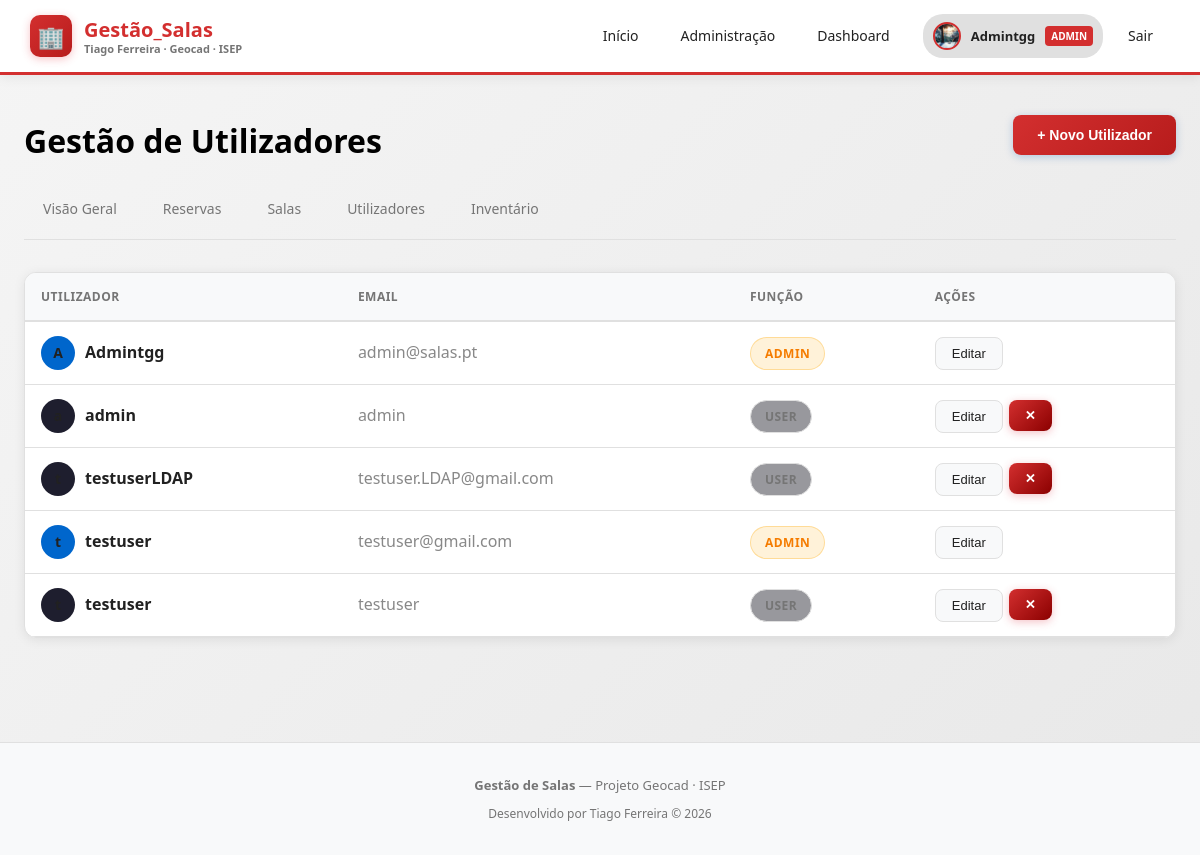
/admin/users (signed in), run on an earlier commit of the app's database.
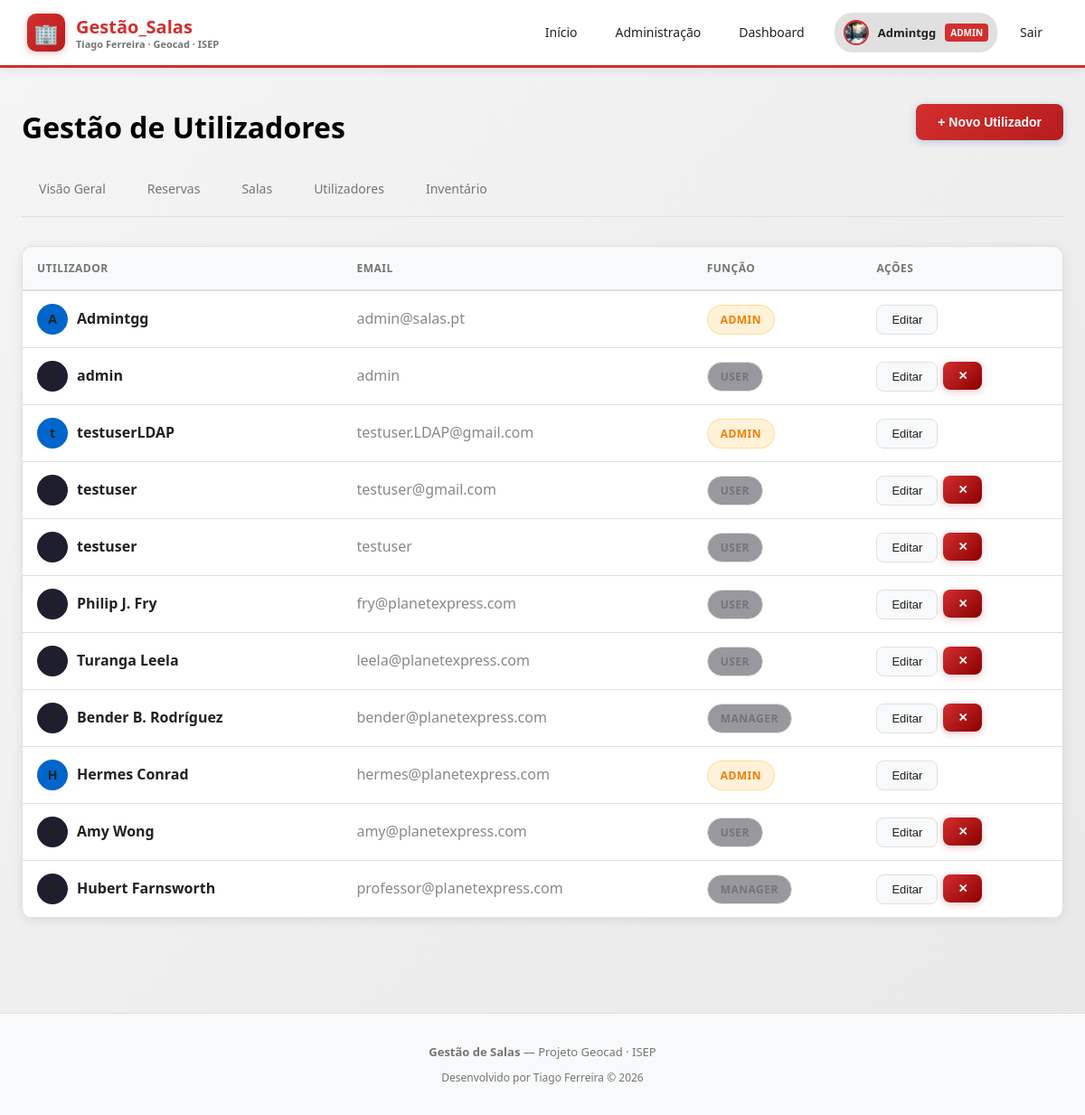
And on a later commit of the database.
### app/models.py (models this page shows)
class User(Base):
    __tablename__ = "users"
    id       = Column(Integer, primary_key=True, index=True)
    name     = Column(String, nullable=False)
    email    = Column(String, unique=True, nullable=False)
    password = Column(String, nullable=False)
    role     = Column(String, default="user")
    avatar   = Column(String, default="")  # Caminho para a foto de perfil
    reservations = relationship("Reservation", back_populates="user")

### app/routers/admin.py (the view)
@router.get("/users")
async def users(request: Request, db=Depends(get_db)):
    user = require_admin(request, db)
    users = db.query(models.User).all()
    return request.app.state.templates.TemplateResponse(
        "admin_users.html",
        {"request": request, "user": user, "users": users, "error": None},
    )

### app/templates/admin_users.html (shortened to what this page needs)
{% extends "base.html" %}
{% block content %}
<div class="container">
  <div style="display: flex; justify-content: space-between; align-items: flex-start; flex-wrap: wrap; gap: 16px; margin-bottom: 12px;">
    <h1 class="page-title">Gestão de Utilizadores</h1>
    <button class="btn btn-primary" onclick="openModal('modal-create-user')">+ Novo Utilizador</button>
  </div>
  <div class="admin-tabs">
    <a class="admin-tab" href="/admin">Visão Geral</a>
    <a class="admin-tab" href="/admin/reservations">Reservas</a>
    <a class="admin-tab" href="/admin/rooms">Salas</a>
    <a class="admin-tab" href="/admin/users">Utilizadores</a>
    <a class="admin-tab" href="/admin/inventory">Inventário</a>
  </div>
  <div class="card" style="padding: 0; overflow: hidden;">
    <table>
      <thead>
        <tr>
          <th>Utilizador</th>
          <th>Email</th>
          <th>Função</th>
          <th>Ações</th>
        </tr>
      </thead>
      <tbody>
        {% for u in users %}
          <tr>
            <td>
              <div style="display: flex; align-items: center; gap: 10px;">
                <div style="width: 34px; height: 34px; border-radius: 50%; background: {{ '#0066cc' if u.role == 'admin' else '#1e1e2e' }}; display: flex; align-items: center; justify-content: center; font-weight: 700; font-size: 14px;">{{ u.name[0] }}</div>
                <span style="font-weight: 600;">{{ u.name }}</span>
              </div>
            </td>
            <td style="color: #888;">{{ u.email }}</td>
            <td>
              <span class="tag {{ 'tag-orange' if u.role == 'admin' else 'tag-gray' }}">{{ u.role }}</span>
            </td>
            <td>
              <div style="display: flex; gap: 6px;">
                <button class="btn btn-secondary btn-sm" onclick="openModal('modal-edit-user-{{ u.id }}')">Editar</button>
                {% if u.role != 'admin' %}
                  <form method="post" action="/admin/users/delete/{{ u.id }}" style="display:inline;" onsubmit="return confirm('Eliminar utilizador?')">
                    <button class="btn btn-danger btn-sm" type="submit">✕</button>
                  </form>
                {% endif %}
              </div>
            </td>
          </tr>
        {% endfor %}
      </tbody>
    </table>
  </div>
</div>
{% endblock %}

### app/templates/base.html (shortened to what this page needs)
<!DOCTYPE html>
<html lang="pt">
<head>
</head>
<body>
  <header class="header">
    <a href="/" class="logo">
      <div class="logo-icon">🏢</div>
      <div style="display: flex; flex-direction: column; line-height: 1.2;">
        <span style="font-weight: 700;">Gestão_Salas</span>
        <span style="font-size: 11px; color: var(--text-muted);">Tiago Ferreira · Geocad · ISEP</span>
      </div>
    </a>
    <nav class="nav">
      <a href="/">Início</a>
      {% if user %}
        {% if user.role in ['admin', 'manager'] %}
          <a href="/admin">Administração</a>
          <a href="/dashboard">Dashboard</a>
        {% else %}
          <a href="/dashboard">Dashboard</a>
          <a href="/user">A Minha Conta</a>
        {% endif %}
        <div style="display: flex; align-items: center; gap: 10px; margin-left: 8px; padding: 4px 10px; background: var(--border); border-radius: 20px;">
          {% if user.avatar %}
            <img src="{{ user.avatar }}" alt="{{ user.name }}"
                 style="width: 28px; height: 28px; border-radius: 50%; object-fit: cover; border: 2px solid var(--primary);">
          {% else %}
            <div style="width: 28px; height: 28px; border-radius: 50%; background: linear-gradient(135deg, var(--primary), var(--primary-hover));
                        display: flex; align-items: center; justify-content: center;
                        font-size: 13px; font-weight: 700; color: white;">
              {{ user.name[0].upper() }}
            </div>
          {% endif %}
          <span style="font-size: 13px; font-weight: 600;">{{ user.name }}</span>
          {% if user.role in ['admin', 'manager'] %}
            <span style="font-size: 10px; padding: 2px 6px; border-radius: 4px; background: var(--primary); color: white; font-weight: 700; text-transform: uppercase;">{{ user.role }}</span>
          {% endif %}
        </div>
        <a href="/logout">Sair</a>
      {% else %}
        <a href="/login" class="btn btn-primary">Entrar</a>
      {% endif %}
    </nav>
  </header>
  <main>
    {% block content %}{% endblock %}
  </main>
  <footer class="footer">
    <div style="margin-bottom: 8px;">
      <strong>Gestão de Salas</strong> — Projeto Geocad · ISEP
    </div>
    <div style="color: var(--text-muted); font-size: 12px;">
      Desenvolvido por Tiago Ferreira &copy; 2026
    </div>
  </footer>
</body>
</html>

### app/templates/base.html (style rules this page uses)
:root { --primary: #D32F2F; --primary-hover: #B71C1C; --primary-light: rgba(211, 47, 47, 0.1); --primary-gradient: linear-gradient(135deg, #D32F2F 0%, #B71C1C 100%); --bg: #F5F5F5; --bg-gradient: linear-gradient(135deg, #F5F5F5 0%, #E8E8E8 100%); --card: #FFFFFF; --card-hover: #FAFAFA; --danger: #D32F2F; --danger-hover: #8B0000; --border: #E0E0E0; --border-light: #F0F0F0; --text: #212121; --text-muted: #757575; --text-dark: #000000; --text-light: #FFFFFF; --success: #388E3C; --success-bg: rgba(56, 142, 60, 0.1); --warning: #F57C00; --shadow: 0 4px 20px rgba(211, 47, 47, 0.15); --shadow-card: 0 2px 12px rgba(0, 0, 0, 0.08); --shadow-hover: 0 8px 30px rgba(211, 47, 47, 0.2); }
* { margin: 0; padding: 0; box-sizing: border-box; }
body { font-family: 'Segoe UI', system-ui, -apple-system, sans-serif; background: var(--bg-gradient); color: var(--text); min-height: 100vh; line-height: 1.6; }
.header { background: var(--card); border-bottom: 3px solid var(--primary); padding: 14px 30px; display: flex; justify-content: space-between; align-items: center; flex-wrap: wrap; gap: 12px; position: sticky; top: 0; z-index: 100; box-shadow: 0 2px 12px rgba(0, 0, 0, 0.08); }
.logo { display: flex; align-items: center; gap: 12px; font-size: 20px; font-weight: 700; text-decoration: none; color: var(--primary); transition: transform 0.2s; }
.logo-icon { width: 42px; height: 42px; background: var(--primary-gradient); border-radius: 10px; display: flex; align-items: center; justify-content: center; font-size: 22px; box-shadow: 0 2px 8px rgba(230, 57, 70, 0.3); }
.nav { display: flex; gap: 8px; flex-wrap: wrap; }
.nav a, .nav button { padding: 10px 16px; border-radius: 8px; text-decoration: none; color: var(--text); font-size: 14px; font-weight: 500; background: transparent; border: 1px solid transparent; cursor: pointer; transition: all 0.2s ease; }
.container { max-width: 1200px; margin: 0 auto; padding: 40px 24px; }
.card { background: var(--card); border: 1px solid var(--border); border-radius: 12px; padding: 24px; transition: all 0.2s ease; box-shadow: var(--shadow-card); }
th, td { padding: 14px 16px; }
.page-title { font-size: 32px; font-weight: 700; margin-bottom: 8px; color: var(--text-dark); }
.btn { padding: 12px 24px; border-radius: 8px; border: none; font-size: 14px; font-weight: 600; cursor: pointer; display: inline-flex; align-items: center; gap: 8px; transition: all 0.2s ease; text-decoration: none; position: relative; overflow: hidden; }
.btn-primary { background: var(--primary-gradient); color: #ffffff !important; font-weight: 600; box-shadow: 0 2px 8px rgba(0, 86, 179, 0.25); }
.btn-secondary { background: #f8f9fa; color: var(--text) !important; font-weight: 500; border: 1px solid var(--border); }
.btn-danger { background: linear-gradient(135deg, var(--danger) 0%, var(--danger-hover) 100%); color: #ffffff !important; font-weight: 600; box-shadow: 0 2px 8px rgba(220, 53, 69, 0.3); }
.btn-sm { padding: 8px 16px; font-size: 13px; }
.admin-tabs { display: flex; gap: 8px; margin-bottom: 32px; flex-wrap: wrap; padding-bottom: 8px; border-bottom: 1px solid var(--border); }
.admin-tab { padding: 10px 18px; border-radius: 8px; text-decoration: none; color: var(--text-muted); font-size: 14px; font-weight: 500; background: transparent; border: 1px solid transparent; transition: all 0.2s ease; }
table { width: 100%; border-collapse: collapse; }
thead { background: #f8f9fa; border-bottom: 2px solid var(--border); }
th, td { padding: 14px 16px; text-align: left; border-bottom: 1px solid var(--border); }
th { font-size: 12px; font-weight: 700; color: var(--text-muted); text-transform: uppercase; letter-spacing: 0.5px; }
tr { transition: all 0.2s; }
.tag { padding: 6px 14px; border-radius: 20px; font-size: 12px; font-weight: 700; display: inline-block; text-transform: uppercase; letter-spacing: 0.5px; }
.tag-orange { background: rgba(255, 170, 0, 0.15); color: var(--warning); border: 1px solid rgba(255, 170, 0, 0.3); }
.tag-gray { background: rgba(50, 50, 60, 0.5); color: var(--text-muted); border: 1px solid var(--border); }
.footer { text-align: center; padding: 32px; color: var(--text-muted); font-size: 13px; border-top: 1px solid var(--border); margin-top: 64px; background: #f8f9fa; }

What changed in the data, as far as the page shows it:
changed User "testuserLDAP": name (not shown) → "t"; role "USER" → "ADMIN"; no longer shows "✕"
changed User "testuser@gmail.com": role "ADMIN" → "USER"; name "t" → (not shown); now shows "✕"
added User: name "Philip J. Fry", email "fry@planetexpress.com", role "USER"
added User: name "Turanga Leela", email "leela@planetexpress.com", role "USER"
added User: name "Bender B. Rodríguez", email "bender@planetexpress.com", role "MANAGER"
added User: name "H", name "Hermes Conrad", email "hermes@planetexpress.com", role "ADMIN"
added User: name "Amy Wong", email "amy@planetexpress.com", role "USER"
added User: name "Hubert Farnsworth", email "professor@planetexpress.com", role "MANAGER"
